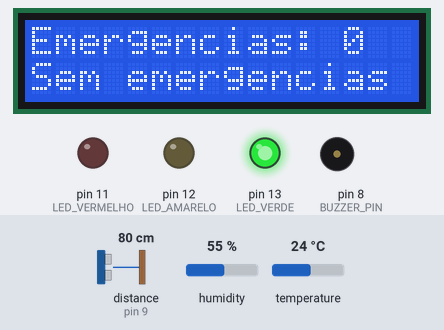
The sketch below on a simulated Arduino Uno, built with avr-gcc and run on an emulated ATmega328P. On the bench: 16×2 character LCD, output pins drawn as LEDs (lit = HIGH), buzzer (waves = sounding). Wiring (inferred from the names in the program): ultrasonic range finder: trigger pin 10; echo pin 9. The test bench sets the inputs (shaded band); at power-on: distance to the obstacle (sensor on pin 9) 80 cm, humidity 55 %, temperature 24 °C. The echo pulse lasts 58.3 µs per cm; the local clock reads 2024-03-15 10:24:30 at power-on unless the sketch sets it; EEPROM starts erased; pins used as bus, display or sensor lines are not drawn; what the sketch prints to the serial monitor is not drawn.

Above: at 1.2 s.
1.3 s: distance to the obstacle (sensor on pin 9) set to 32 cm
4.2 s: distance to the obstacle (sensor on pin 9) set to 29 cm
At 5.4 s:
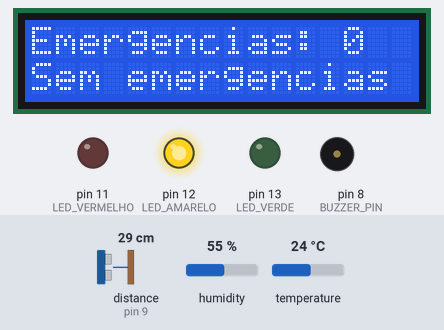
7.1 s: distance to the obstacle (sensor on pin 9) set to 18 cm
10.0 s: distance to the obstacle (sensor on pin 9) set to 13 cm
At 11.9 s:
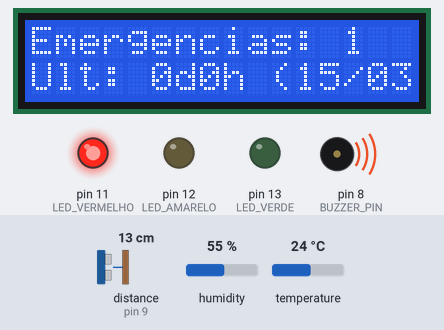
Timing chart, 0 to 13.4 s (numbered marks = the images above; inputs shaded):
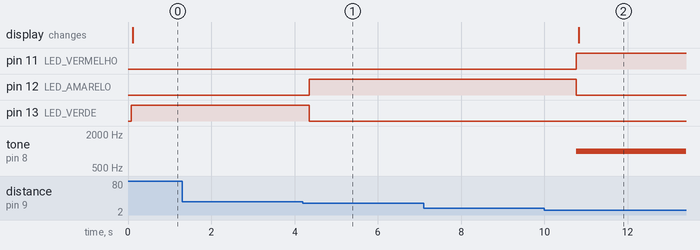

Measured:
- the behaviour switches between 31 and 30 cm on distance to the obstacle (sensor on pin 9) (found by bisection; images 0 and 1)
- the behaviour switches between 16 and 15 cm on distance to the obstacle (sensor on pin 9) (found by bisection; images 1 and 2)
- after the input at 4.2 s, pin 12 (LED_AMARELO): LOW → HIGH after 0.16 s; pin 13 (LED_VERDE): HIGH → LOW after 0.16 s
- after the input at 10.0 s, pin 11 (LED_VERMELHO): LOW → HIGH after 0.77 s; pin 12 (LED_AMARELO): HIGH → LOW after 0.77 s; tone on pin 8 (BUZZER_PIN): silent → 1000 Hz after 0.77 s; the display: changes after 0.83 s (image 2)

The sketch:

sketch.ino
```cpp
#include <Wire.h>
#include <LiquidCrystal_I2C.h>   // Biblioteca para LCD I2C
#include <RTClib.h>              // Biblioteca para RTC DS1307
#include <EEPROM.h>              // Biblioteca para memória EEPROM
#include "DHT.h"                 // Biblioteca do sensor DHT22

// === DEFINIÇÕES DE PINOS E TIPOS ===
#define DHTPIN 7
#define DHTTYPE DHT22

#define TRIG_PIN 10
#define ECHO_PIN 9

#define BUZZER_PIN 8
#define LED_VERMELHO 11
#define LED_AMARELO 12
#define LED_VERDE 13

#define UTC_OFFSET -3  // Fuso horário (UTC-3)

// === OBJETOS ===
DHT dht(DHTPIN, DHTTYPE);
RTC_DS1307 rtc;
LiquidCrystal_I2C lcd(0x27, 16, 2); // Endereço I2C do LCD

// === CONFIGURAÇÃO DA EEPROM ===
const int recordSize = 9;       // 4 (timestamp) + 2 (temperatura) + 2 (umidade) + 1 (distância)
const int maxRecords = 100;     // Máximo de registros
int currentAddress = 0;         // Endereço atual para gravação
int emergenciaCount = 0;        // Quantidade de emergências registradas
uint32_t ultimoTimestamp = 0;   // Timestamp da última emergência
int lastLoggedMinute = -1;      // Evita múltiplos registros no mesmo minuto

// === SETUP INICIAL ===
void setup() {
  Serial.begin(9600);
  Wire.begin();
  dht.begin();
  rtc.begin();
  lcd.init();
  lcd.backlight();

  // Configuração dos pinos
  pinMode(TRIG_PIN, OUTPUT);
  pinMode(ECHO_PIN, INPUT);
  pinMode(BUZZER_PIN, OUTPUT);
  pinMode(LED_VERMELHO, OUTPUT);
  pinMode(LED_AMARELO, OUTPUT);
  pinMode(LED_VERDE, OUTPUT);

  inicializarEEPROM(); // Recupera dados da EEPROM
}

// === LOOP PRINCIPAL ===
void loop() {
  // Leitura de data/hora com fuso
  DateTime now = rtc.now();
  uint32_t atualUnix = now.unixtime() + (UTC_OFFSET * 3600);
  DateTime ajustado = DateTime(atualUnix);

  // Leitura de sensores
  float distancia = medirDistanciaCM();
  float temperatura = dht.readTemperature();
  float umidade = dht.readHumidity();

  // Estados de alerta
  bool emergencia = distancia <= 15;
  bool alerta = distancia > 15 && distancia <= 30;
  bool normal = distancia > 30;

  // Reset dos atuadores
  digitalWrite(LED_VERDE, LOW);
  digitalWrite(LED_AMARELO, LOW);
  digitalWrite(LED_VERMELHO, LOW);
  noTone(BUZZER_PIN);

  // Ações conforme o nível de risco
  if (emergencia) {
    digitalWrite(LED_VERMELHO, HIGH);
    tone(BUZZER_PIN, 1000);

    // Registra apenas uma vez por minuto
    if (ajustado.minute() != lastLoggedMinute) {
      lastLoggedMinute = ajustado.minute();
      salvarEventoEEPROM(atualUnix, temperatura, umidade, distancia);
      ultimoTimestamp = atualUnix;
    }

  } else if (alerta || umidade >= 85) {
    digitalWrite(LED_AMARELO, HIGH);
    lastLoggedMinute = -1;

  } else {
    digitalWrite(LED_VERDE, HIGH);
    lastLoggedMinute = -1;
  }

  // Atualização da interface
  mostrarLCD(ajustado);
  mostrarSerial(distancia, temperatura, umidade, emergencia, alerta, ajustado);

  delay(2000); // Intervalo entre ciclos
}

// === MEDIÇÃO COM O SENSOR ===
float medirDistanciaCM() {
  digitalWrite(TRIG_PIN, LOW);
  delayMicroseconds(2);
  digitalWrite(TRIG_PIN, HIGH);
  delayMicroseconds(10);
  digitalWrite(TRIG_PIN, LOW);

  long duracao = pulseIn(ECHO_PIN, HIGH);
  return duracao * 0.034 / 2;
}

// === INICIALIZAÇÃO E RECUPERAÇÃO DA EEPROM ===
void inicializarEEPROM() {
  uint32_t maisRecente = 0;
  int enderecoRecente = 0;
  emergenciaCount = 0;

  // Busca o timestamp mais recente
  for (int addr = 0; addr < recordSize * maxRecords; addr += recordSize) {
    uint32_t ts;
    EEPROM.get(addr, ts);

    if (ts != 0xFFFFFFFF && ts != 0) {
      emergenciaCount++;
      if (ts > maisRecente) {
        maisRecente = ts;
        enderecoRecente = addr;
      }
    }
  }

  // Define próximo endereço
  currentAddress = enderecoRecente + recordSize;
  if (currentAddress >= recordSize * maxRecords) {
    currentAddress = 0;
  }

  ultimoTimestamp = maisRecente;
}

// === SALVAR DADOS NA EEPROM ===
void salvarEventoEEPROM(uint32_t timestamp, float temp, float umid, float dist) {
  int tempInt = (int)(temp * 100);
  int umidInt = (int)(umid * 100);
  uint8_t distInt = (uint8_t)(dist * 10); // Salvo com 1 casa decimal

  EEPROM.put(currentAddress, timestamp);
  EEPROM.put(currentAddress + 4, tempInt);
  EEPROM.put(currentAddress + 6, umidInt);
  EEPROM.write(currentAddress + 8, distInt);

  currentAddress += recordSize;
  if (currentAddress >= (recordSize * maxRecords)) {
    currentAddress = 0;
  }

  if (emergenciaCount < maxRecords) {
    emergenciaCount++;
  }

  ultimoTimestamp = timestamp;
}

// === ATUALIZAÇÃO DO LCD ===
void mostrarLCD(DateTime agora) {
  lcd.clear();
  lcd.setCursor(0, 0);
  lcd.print("Emergencias: ");
  lcd.print(emergenciaCount);

  if (ultimoTimestamp > 0) {
    uint32_t atual = agora.unixtime();
    uint32_t dif = atual - ultimoTimestamp;
    int dias = dif / 86400;
    int horas = (dif % 86400) / 3600;

    DateTime dt = DateTime(ultimoTimestamp);
    lcd.setCursor(0, 1);
    lcd.print("Ult: ");
    lcd.print(dias);
    lcd.print("d");
    lcd.print(horas);
    lcd.print("h (");
    lcd.print(dt.day() < 10 ? "0" : ""); lcd.print(dt.day());
    lcd.print("/");
    lcd.print(dt.month() < 10 ? "0" : ""); lcd.print(dt.month());
    lcd.print(")");
  } else {
    lcd.setCursor(0, 1);
    lcd.print("Sem emergencias");
  }
}

// === MONITOR SERIAL ===
void mostrarSerial(float distancia, float temperatura, float umidade, bool emergencia, bool alerta, DateTime agora) {
  Serial.println("----- DADOS ATUAIS -----");
  Serial.print("Distancia: ");
  Serial.print(distancia);
  Serial.println(" cm");

  Serial.print("Temperatura: ");
  Serial.print(temperatura);
  Serial.println(" °C");

  Serial.print("Umidade: ");
  Serial.print(umidade);
  Serial.println(" %");

  Serial.print("Status: ");
  if (emergencia) Serial.println("EMERGENCIA");
  else if (alerta || umidade >= 85) Serial.println("ALERTA");
  else Serial.println("NORMAL");

  Serial.print("Total de emergencias: ");
  Serial.println(emergenciaCount);

  if (ultimoTimestamp > 0) {
    DateTime dt = DateTime(ultimoTimestamp);
    Serial.print("Ultima emergencia: ");
    Serial.print(dt.day()); Serial.print("/");
    Serial.print(dt.month()); Serial.print("/");
    Serial.print(dt.year()); Serial.print(" ");
    Serial.print(dt.hour()); Serial.print(":");
    Serial.print(dt.minute()); Serial.print(":");
    Serial.println(dt.second());
  }

  Serial.println("-------------------------\n");
}
```
